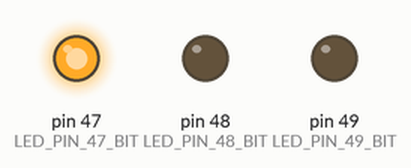
Recording of a sketch running on a simulated Arduino Mega 2560, built with avr-gcc and run on an emulated ATmega2560. Shown: output pins drawn as LEDs (lit = HIGH).

Above: at 0.16 s.
At 1.49 s:
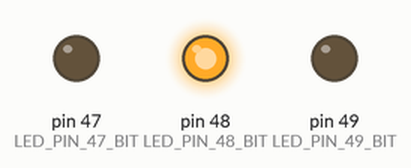
At 2.83 s:
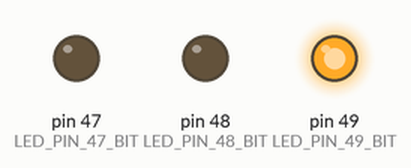
Timing chart, 0 to 3.1 s (numbered marks = the images above):
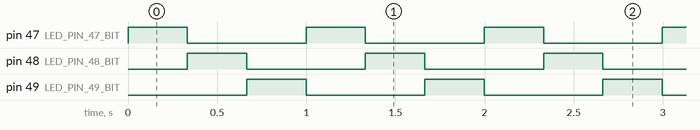

The sketch:

1.4.ino
```cpp
#define LED_PIN_47_BIT 2
#define LED_PIN_48_BIT 1
#define LED_PIN_49_BIT 0

void setup() {
  // Set pins 47, 48, 49 as outputs
  DDRL |= (1 << LED_PIN_47_BIT) | (1 << LED_PIN_48_BIT) | (1 << LED_PIN_49_BIT);
}

void loop() {
  // Turn on LED at pin 47
  PORTL |= (1 << LED_PIN_47_BIT);
  delay(333);
  // Turn off LED at pin 47
  PORTL &= ~(1 << LED_PIN_47_BIT);

  // Turn on LED at pin 48
  PORTL |= (1 << LED_PIN_48_BIT);
  delay(333);
  // Turn off LED at pin 48
  PORTL &= ~(1 << LED_PIN_48_BIT);

  // Turn on LED at pin 49
  PORTL |= (1 << LED_PIN_49_BIT);
  delay(333);
  // Turn off LED at pin 49
  PORTL &= ~(1 << LED_PIN_49_BIT);
}
```

Measured:
- by itself, pin 47 (LED_PIN_47_BIT), pin 48 (LED_PIN_48_BIT), pin 49 (LED_PIN_49_BIT): alternates HIGH for 0.33 s and LOW for 0.67 s
- by itself, everything shown: repeats every 1.0 s, in 4 steps
